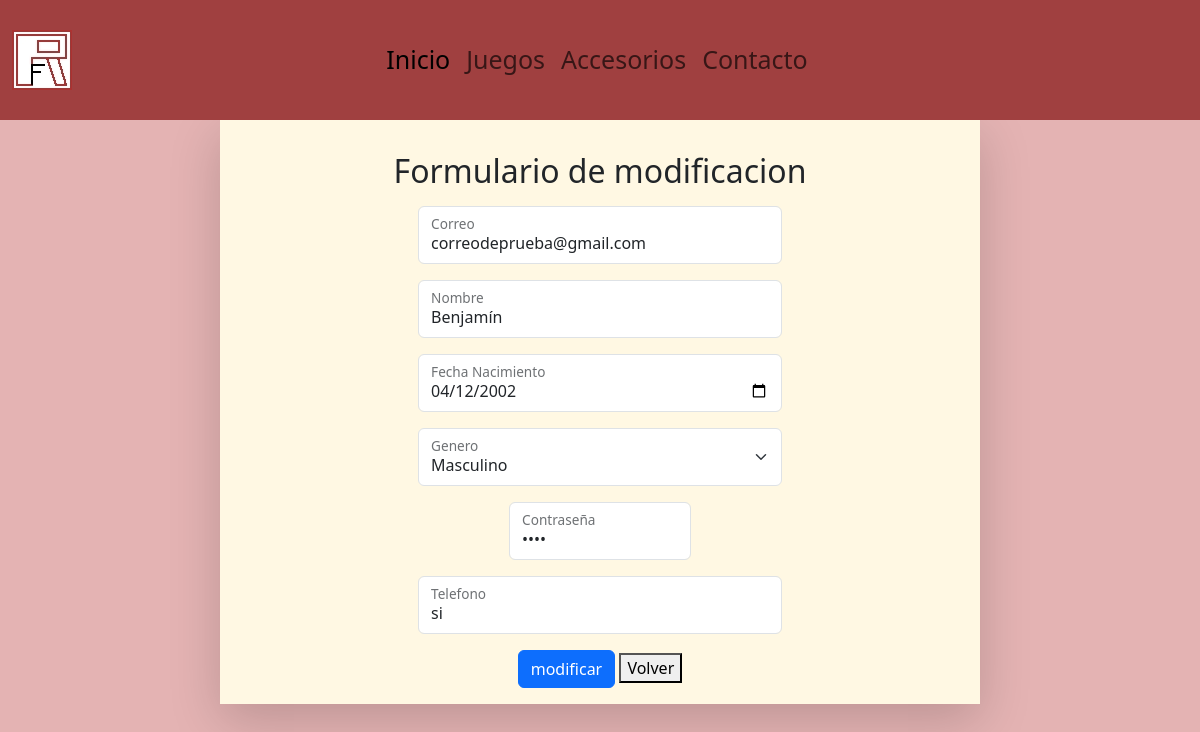
The app's page /core/user_findEdit/correodeprueba@gmail.com with its own data.
### core/models.py (models this page shows, shortened)
class Usuario(models.Model):
    email = models.EmailField(primary_key=True, unique=True, max_length=100, blank=True)
    nombre = models.CharField(max_length=80)
    fecha_nacimiento = models.DateField(blank=False,null=False)
    id_genero = models.ForeignKey('Genero',on_delete=models.CASCADE,db_column='idGenero')
    telefono = models.CharField(max_length=12)
    contraseña = models.CharField(max_length=15, null=False, blank=False,default='null')
    activo = models.BooleanField()

class Genero(models.Model):
    id_genero = models.AutoField(db_column='idGenero', primary_key=True)
    genero = models.CharField(max_length=20,blank=False,null=False)

### core/views.py (the view, shortened to what this page needs)
# urls.py: path("user_findEdit/<str:pk>", views.user_findEdit, name = "user_findEdit"),
def user_findEdit (request,pk):
    if pk != "":
        usuario = Usuario.objects.get(email=pk)
        generos = Genero.objects.all()
        context = {
            "generos":generos,
            "usuario":usuario,
        }
        return render(request, "pages/user_update.html", context)

### core/templates/pages/user_update.html (shortened to what this page needs)
<!DOCTYPE html>
<html lang="en">
<head>
    {% load static%}
    <link rel="stylesheet" href="{% static 'css/style.css'%}">
    <link href="https://cdn.jsdelivr.net/npm/bootstrap@5.3.3/dist/css/bootstrap.min.css" rel="stylesheet">
</head>
<body style="background-color: rgb(228, 179, 179);">
    {% include 'base/header.html'%}
    <main>
        <div class="container">
            <div class="row">
                <div class="col-md-8 shadow-lg mx-auto text-center p-3" style="background-color: rgb(255, 248, 227);">
                    <h2 class="my-3">Formulario de modificacion</h2>
                    <form action="{% url 'user_update' %}" method="POST" class="form-floating">
                        <div class="form-floating mb-3 w-50 mx-auto">
                            <input type="email" value="{{usuario.email}}" class="form-control" id="email" name="email" readonly>
                            <label for="email">Correo</label>
                        </div>
                        <div class="form-floating mb-3 w-50 mx-auto">
                            <input type="text" value="{{usuario.nombre}}" class="form-control" id="nombre" name="nombre">
                            <label for="nombre">Nombre</label>
                        </div>
                        <div class="form-floating mb-3 w-50 mx-auto">
                            <input type="Date" value="{{usuario.fecha_nacimiento|date:'Y-m-d'}}" class="form-control" id="fecha" name="fecha">
                            <label for="fecha">Fecha Nacimiento</label>
                        </div>
                        <div class="form-floating mb-3 w-50 mx-auto">
                            <select class="form-select" id="genero" name="genero">
                                {% for tmp in generos %}
                                    <option value="{{tmp.id_genero}}" {% if tmp.genero == usuario.id_genero.genero %}selected{% endif %}>
                                        {{tmp.genero}}
                                    </option>
                                {% endfor %}
                            </select>
                            <label for="genero">Genero</label>
                        </div>
                        <div class="form-floating mb-3 w-25 mx-auto">
                            <input type="password" value="{{usuario.contraseña}}"  class="form-control" id="password" name="password" placeholder>
                            <label for="password" class="form-label">Contraseña</label>
                        </div>
                        <div class="form-floating mb-3 w-50 mx-auto">
                            <input type="text" value="{{usuario.telefono}}" class="form-control" id="telefono" name="telefono">
                            <label for="telefono">Telefono</label>
                        </div>
                        <div>
                            <button type="submit" class="btn btn-primary">modificar</button>
                            <a href=""><button>Volver</button></a>
                        </div>
                    </form>
                </div>
            </div>
        </div>
    </main>
</body>
</html>

### core/static/css/style.css (style rules this page uses)
body { background-color: #fff7f0; }

### records on screen
Usuario: email "correodeprueba@gmail.com", nombre "Benjamín", fecha "04/12/2002", genero "Masculino", telefono "si"
